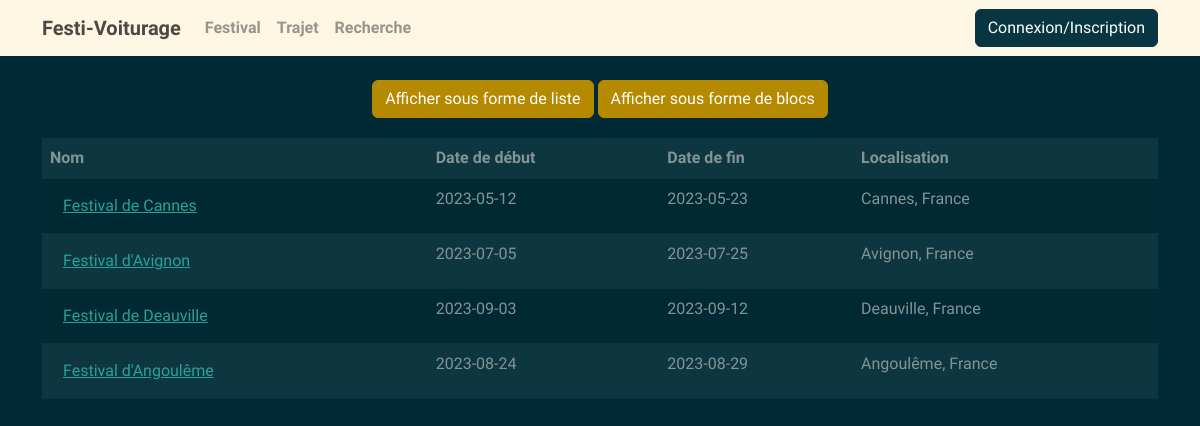
Page /Vue/Festival.php on the committed database.
### tables this page shows
CREATE TABLE "Festival" (
	"festival_id"	INTEGER,
	"nom"	VARCHAR(255) NOT NULL,
	"date_debut"	DATE NOT NULL,
	"date_fin"	DATE NOT NULL,
	"localisation"	VARCHAR(255) NOT NULL,
	"photo"	VARCHAR(255) NOT NULL,
	PRIMARY KEY("festival_id" AUTOINCREMENT)
);

### DAO/FestivalDAO.php (called while the page is built, shortened)
<?php
require_once("../Model/Festival.php");
class FestivalDAO {
    protected $connect;
    public function __construct(PDO $connect) {
        $this->connect = $connect;
    }
    public function getAll() {
        $query = "SELECT * FROM Festival";
        $stmt = $this->connect->prepare($query);
        $stmt->execute();
        $results = $stmt->fetchAll(PDO::FETCH_ASSOC);
        $festivals = array();
        foreach ($results as $result) {
            $festival = new Festival(
                $result['nom'],
                $result['date_debut'],
                $result['date_fin'],
                $result['localisation'],
                $result['photo']
            );
            $festival->setFestivalId($result['festival_id']);
            $festivals[] = $festival;
        }
        return $festivals;
    }
}
?>

### Model/Festival.php (called while the page is built, shortened)
<?php
class Festival {
    private $nom;
    private $date_debut;
    private $date_fin;
    private $localisation;
    public function __construct($nom = null, $date_debut = null, $date_fin =null, $localisation = null, $photo = null) {
        $this->nom = $nom;
        $this->date_debut = $date_debut;
        $this->date_fin = $date_fin;
        $this->localisation = $localisation;
    }
    public function getNom() {
        return $this->nom;
    }
    public function getDate_debut() {
        return $this->date_debut;
    }
    public function getDate_fin() {
        return $this->date_fin;
    }
    public function getLocalisation() {
        return $this->localisation;
    }
}
?>

### Vue/Festival.php (the view, shortened to what this page needs)
<!DOCTYPE html>
<html>
<head>
</head>
<body>
  <div class="container ">
    <div class="text-center mt-4 chg-btn">
      <button id="btn-liste" class="btn btn-primary">Afficher sous forme de liste</button>
      <button id="btn-blocs" class="btn btn-primary">Afficher sous forme de blocs</button>
    </div>
    <?php
    require_once("../DAO/FestivalDAO.php");
    require_once("../Model/Festival.php");
    $dbFile = '../DB/Donne.db';
    $pdo = new PDO('sqlite:' . $dbFile);
    $dao = new FestivalDAO($pdo);
    $festivals = $dao->getAll();
    if ($festivals) {
      echo '<div id="tableau-festivals">';
      echo '<table class="table table-striped table-hover">';
      echo '<thead>';
      echo '<tr>';
      echo '<th >Nom</th>';
      echo '<th onclick="trierParDate(this)">Date de début</th>';
      echo '<th onclick="trierParDate(this)">Date de fin</th>';
      echo '<th>Localisation</th>';
      echo '</tr>';
      echo '</thead>';
      echo '<tbody>';
      foreach ($festivals as $festival) {
        echo '<tr>';
        echo '<td>';
        echo '<form action="InfoFestival.php" method="post">';
        echo '<button type="submit" class="btn btn-link">' . $festival->getNom() . '</button>';
        echo '</form>';
        echo '</td>';
        echo '<td>' . $festival->getDate_debut() . '</td>';
        echo '<td>' . $festival->getDate_fin() . '</td>';
        echo '<td>' . $festival->getLocalisation() . '</td>';
        echo '</tr>';
      }
      echo '</tbody>';
      echo '</table>';
      echo '</div>';
    } else {
      echo '<p>Aucun festival trouvé.</p>';
    }
    ?>
  </div>
</body>
</html>

### Vue/Festival.php (style rules this page uses)
.chg-btn { margin-bottom: 20px; }

### rows in the picture
festival: nom "Festival de Cannes", date_debut "2023-05-12", date_fin "2023-05-23", localisation "Cannes, France"
festival: nom "Festival d'Avignon", date_debut "2023-07-05", date_fin "2023-07-25", localisation "Avignon, France"
festival: nom "Festival de Deauville", date_debut "2023-09-03", date_fin "2023-09-12", localisation "Deauville, France"
festival: nom "Festival d'Angoulême", date_debut "2023-08-24", date_fin "2023-08-29", localisation "Angoulême, France"
